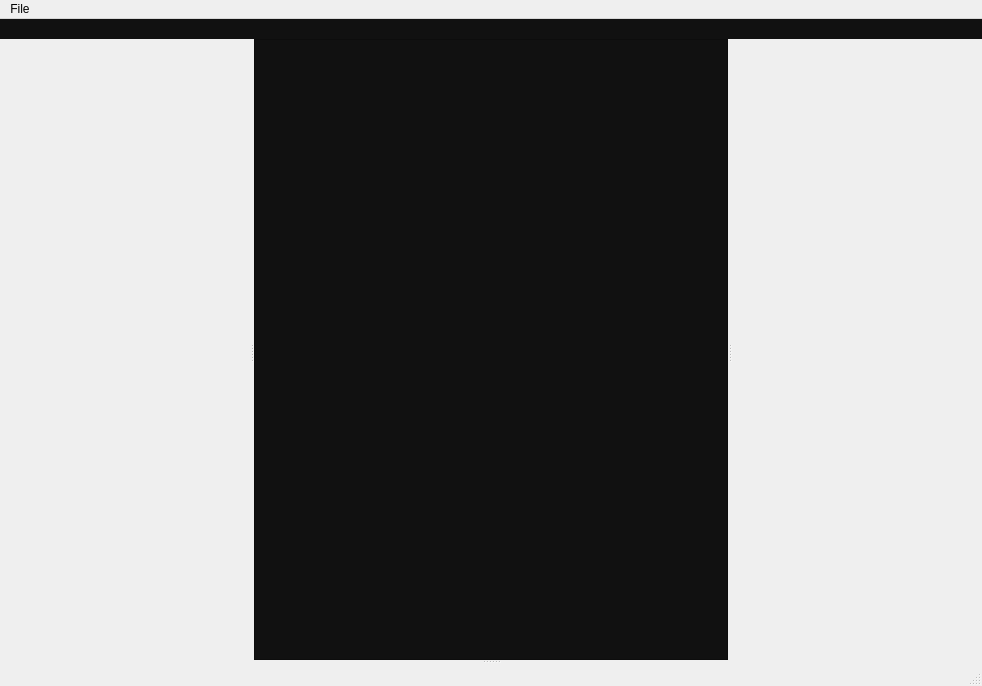
<?xml version="1.0" encoding="UTF-8"?>
<ui version="4.0">
 <class>MainWindow</class>
 <widget class="QMainWindow" name="MainWindow">
  <property name="geometry">
   <rect>
    <x>0</x>
    <y>0</y>
    <width>982</width>
    <height>686</height>
   </rect>
  </property>
  <property name="sizePolicy">
   <sizepolicy hsizetype="Preferred" vsizetype="Preferred">
    <horstretch>0</horstretch>
    <verstretch>0</verstretch>
   </sizepolicy>
  </property>
  <property name="windowTitle">
   <string>Xi-cam</string>
  </property>
  <property name="styleSheet">
   <string notr="true"/>
  </property>
  <widget class="QWidget" name="centralwidget">
   <property name="sizePolicy">
    <sizepolicy hsizetype="Expanding" vsizetype="Expanding">
     <horstretch>0</horstretch>
     <verstretch>0</verstretch>
    </sizepolicy>
   </property>
      <layout class="QVBoxLayout" name="verticalLayout">
          <property name="spacing">
              <number>0</number>
          </property>
    <property name="margin">
     <number>0</number>
    </property>
    <item>
        <widget class="QWidget" name="widget_2" native="true">
            <property name="sizePolicy">
                <sizepolicy hsizetype="Preferred" vsizetype="Minimum">
                    <horstretch>0</horstretch>
                    <verstretch>0</verstretch>
                </sizepolicy>
      </property>
            <property name="styleSheet">
                <string notr="true">background-color:#111111;</string>
      </property>
            <layout class="QHBoxLayout" name="modemenu">
                <property name="margin">
                    <number>0</number>
                </property>
                <item>
                    <widget class="QLabel" name="filenamelabel_3">
                        <property name="text">
                            <string/>
                        </property>
        </widget>
                </item>
                <item>
                    <spacer name="horizontalSpacer_4">
                        <property name="orientation">
                            <enum>Qt::Horizontal</enum>
                        </property>
                        <property name="sizeType">
                            <enum>QSizePolicy::Expanding</enum>
                        </property>
                        <property name="sizeHint" stdset="0">
                            <size>
                                <width>42</width>
                                <height>20</height>
                            </size>
                        </property>
                    </spacer>
                </item>
            </layout>
        </widget>
    </item>
    <item>
        <widget class="QSplitter" name="splitter_4">
            <property name="sizePolicy">
                <sizepolicy hsizetype="Expanding" vsizetype="Expanding">
                    <horstretch>0</horstretch>
                    <verstretch>0</verstretch>
                </sizepolicy>
            </property>
      <property name="orientation">
       <enum>Qt::Horizontal</enum>
      </property>
            <widget class="QStackedWidget" name="leftmode">
                <property name="sizePolicy">
                    <sizepolicy hsizetype="Preferred" vsizetype="Preferred">
                        <horstretch>1</horstretch>
                        <verstretch>0</verstretch>
                    </sizepolicy>
       </property>
                <property name="minimumSize">
                    <size>
                        <width>250</width>
                        <height>0</height>
                    </size>
                </property>
      </widget>
            <widget class="QWidget" name="widget" native="true">
       <property name="sizePolicy">
        <sizepolicy hsizetype="Expanding" vsizetype="Expanding">
            <horstretch>4</horstretch>
         <verstretch>0</verstretch>
        </sizepolicy>
       </property>
                <layout class="QVBoxLayout" name="verticalLayout_12">
                    <property name="spacing">
                        <number>0</number>
        </property>
                    <property name="margin">
                        <number>0</number>
                    </property>
                    <item>
                        <widget class="QStackedWidget" name="toolbarmode">
                            <property name="sizePolicy">
                                <sizepolicy hsizetype="Preferred" vsizetype="Minimum">
                                    <horstretch>0</horstretch>
                                    <verstretch>0</verstretch>
                                </sizepolicy>
                            </property>
                            <property name="currentIndex">
                                <number>-1</number>
                            </property>
                        </widget>
                    </item>
                    <item>
                        <widget class="QSplitter" name="splitter_3">
                            <property name="sizePolicy">
                                <sizepolicy hsizetype="Expanding" vsizetype="Expanding">
                                    <horstretch>5</horstretch>
                                    <verstretch>5</verstretch>
                                </sizepolicy>
                            </property>
                            <property name="minimumSize">
                                <size>
                                    <width>300</width>
                                    <height>0</height>
                                </size>
                            </property>
                            <property name="orientation">
                                <enum>Qt::Vertical</enum>
                            </property>
                            <widget class="QStackedWidget" name="viewmode">
           <property name="sizePolicy">
            <sizepolicy hsizetype="Expanding" vsizetype="Expanding">
                <horstretch>6</horstretch>
                <verstretch>5</verstretch>
            </sizepolicy>
           </property>
                                <property name="styleSheet">
                                    <string notr="true">background-color:#111111;</string>
           </property>
                                <property name="currentIndex">
                                    <number>0</number>
                                </property>
                                <widget class="QWidget" name="page_2">
                                    <layout class="QVBoxLayout" name="verticalLayout_5">
             <property name="spacing">
              <number>0</number>
             </property>
                                        <property name="margin">
                                            <number>0</number>
                                        </property>
             <item>
                 <widget class="QScrollArea" name="scrollArea">
                     <property name="focusPolicy">
                         <enum>Qt::NoFocus</enum>
                     </property>
                     <property name="widgetResizable">
                         <bool>true</bool>
                     </property>
                     <widget class="QWidget" name="thumbbox">
                         <property name="geometry">
                             <rect>
                                 <x>0</x>
                                 <y>0</y>
                                 <width>466</width>
                                 <height>520</height>
                             </rect>
                         </property>
                     </widget>
                 </widget>
             </item>
                                    </layout>
                                </widget>
                                <widget class="QWidget" name="page">
                                    <property name="sizePolicy">
                                        <sizepolicy hsizetype="Expanding" vsizetype="Expanding">
                                            <horstretch>0</horstretch>
                                            <verstretch>0</verstretch>
                                        </sizepolicy>
                                    </property>
                                    <layout class="QVBoxLayout" name="verticalLayout_7">
                                        <property name="spacing">
                                            <number>0</number>
                                        </property>
                                        <property name="margin">
                                            <number>0</number>
                                        </property>
                                        <item>
                                            <widget class="QSplitter" name="splitter">
               <property name="sizePolicy">
                <sizepolicy hsizetype="Expanding" vsizetype="Expanding">
                 <horstretch>0</horstretch>
                 <verstretch>0</verstretch>
                </sizepolicy>
               </property>
                                                <property name="orientation">
                                                    <enum>Qt::Vertical</enum>
               </property>
                                                <property name="handleWidth">
                                                    <number>4</number>
               </property>
                                                <widget class="QWidget" name="verticalLayoutWidget_2">
                                                    <layout class="QVBoxLayout" name="diffbox">
                                                        <property name="spacing">
                                                            <number>0</number>
                 </property>
                                                        <item>
                                                            <widget class="QTabWidget" name="tabWidget">
                                                                <property name="sizePolicy">
                                                                    <sizepolicy hsizetype="Expanding"
                                                                                vsizetype="Expanding">
                                                                        <horstretch>0</horstretch>
                                                                        <verstretch>0</verstretch>
                                                                    </sizepolicy>
                   </property>
                                                                <property name="autoFillBackground">
                                                                    <bool>false</bool>
                   </property>
                                                                <property name="styleSheet">
                                                                    <string notr="true"/>
                   </property>
                                                                <property name="tabPosition">
                                                                    <enum>QTabWidget::South</enum>
                   </property>
                                                                <property name="tabShape">
                                                                    <enum>QTabWidget::Rounded</enum>
                   </property>
                                                                <property name="currentIndex">
                                                                    <number>-1</number>
                   </property>
                                                                <property name="tabsClosable">
                                                                    <bool>true</bool>
                                                                </property>
                                                            </widget>
                                                        </item>
                                                    </layout>
               </widget>
                                                <widget class="QWidget" name="verticalLayoutWidget">
                                                    <layout class="QVBoxLayout" name="plotholder">
                                                        <item>
                                                            <widget class="QTabWidget" name="plotTabs">
                                                                <property name="tabPosition">
                                                                    <enum>QTabWidget::West</enum>
                                                                </property>
                                                                <property name="tabShape">
                                                                    <enum>QTabWidget::Rounded</enum>
                                                                </property>
                                                                <property name="currentIndex">
                                                                    <number>0</number>
                                                                </property>
                                                                <property name="elideMode">
                                                                    <enum>Qt::ElideNone</enum>
                                                                </property>
                                                                <property name="documentMode">
                                                                    <bool>false</bool>
                                                                </property>
                                                                <widget class="QWidget" name="qplot">
                                                                    <attribute name="title">
                                                                        <string>q</string>
                                                                    </attribute>
                                                                    <layout class="QVBoxLayout"
                                                                            name="verticalLayout_18">
                                                                        <property name="margin">
                                                                            <number>0</number>
                                                                        </property>
                                                                        <item>
                                                                            <layout class="QVBoxLayout"
                                                                                    name="qplotslot"/>
                                                                        </item>
                                                                    </layout>
                                                                </widget>
                                                                <widget class="QWidget" name="chiplot">
                                                                    <attribute name="title">
                                                                        <string>χ</string>
                                                                    </attribute>
                                                                    <layout class="QVBoxLayout"
                                                                            name="verticalLayout_20">
                                                                        <property name="margin">
                                                                            <number>0</number>
                                                                        </property>
                                                                        <item>
                                                                            <layout class="QVBoxLayout"
                                                                                    name="chiplotslot"/>
                                                                        </item>
                                                                    </layout>
                                                                </widget>
                  </widget>
                                                        </item>
                                                    </layout>
                                                </widget>
                                            </widget>
                                        </item>
                                    </layout>
                                </widget>
                                <widget class="QWidget" name="page_3">
                                    <layout class="QVBoxLayout" name="verticalLayout_2">
                                        <property name="spacing">
                                            <number>0</number>
             </property>
                                        <property name="margin">
                                            <number>0</number>
             </property>
                                        <item>
                                            <layout class="QVBoxLayout" name="timelinebox">
                                                <property name="spacing">
                                                    <number>0</number>
                                                </property>
                                                <item>
                                                    <widget class="QTabWidget" name="timelinetabwidget">
                                                        <property name="sizePolicy">
                                                            <sizepolicy hsizetype="Expanding" vsizetype="Expanding">
                                                                <horstretch>0</horstretch>
                                                                <verstretch>0</verstretch>
                                                            </sizepolicy>
                                                        </property>
                                                        <property name="autoFillBackground">
                                                            <bool>false</bool>
                                                        </property>
                                                        <property name="styleSheet">
                                                            <string notr="true"/>
                                                        </property>
                                                        <property name="tabPosition">
                                                            <enum>QTabWidget::South</enum>
                                                        </property>
                                                        <property name="currentIndex">
                                                            <number>-1</number>
                                                        </property>
                                                        <property name="documentMode">
                                                            <bool>true</bool>
                                                        </property>
                                                        <property name="tabsClosable">
                                                            <bool>true</bool>
                                                        </property>
                                                    </widget>
                                                </item>
                                            </layout>
                                        </item>
                                    </layout>
                                </widget>
                                <widget class="QWidget" name="page_6">
                                    <layout class="QVBoxLayout" name="rmclayout">
                                        <property name="margin">
                                            <number>0</number>
             </property>
                                    </layout>
                                </widget>
                            </widget>
                            <widget class="QStackedWidget" name="bottommode">
                                <property name="sizePolicy">
                                    <sizepolicy hsizetype="Preferred" vsizetype="Preferred">
                                        <horstretch>0</horstretch>
                                        <verstretch>1</verstretch>
                                    </sizepolicy>
                                </property>
                                <widget class="QWidget" name="page_7"/>
                                <widget class="QWidget" name="page_8"/>
                            </widget>
                        </widget>
                    </item>
                </layout>
            </widget>
            <widget class="QStackedWidget" name="sidemode">
                <property name="sizePolicy">
                    <sizepolicy hsizetype="Preferred" vsizetype="Preferred">
                        <horstretch>1</horstretch>
                        <verstretch>0</verstretch>
                    </sizepolicy>
                </property>
                <property name="minimumSize">
                    <size>
                        <width>250</width>
                        <height>0</height>
                    </size>
                </property>
                <property name="currentIndex">
                    <number>0</number>
                </property>
                <widget class="QWidget" name="page_5"/>
       <widget class="QWidget" name="page_4">
        <layout class="QVBoxLayout" name="verticalLayout_10">
         <property name="margin">
          <number>0</number>
         </property>
         <item>
          <widget class="QSplitter" name="splitter_5">
           <property name="orientation">
            <enum>Qt::Vertical</enum>
           </property>
           <widget class="QWidget" name="layoutWidget">
            <layout class="QHBoxLayout" name="horizontalLayout">
             <item>
              <widget class="QListWidget" name="rmcinputpaths">
               <property name="selectionMode">
                <enum>QAbstractItemView::MultiSelection</enum>
               </property>
               <property name="selectionBehavior">
                <enum>QAbstractItemView::SelectRows</enum>
               </property>
               <property name="sortingEnabled">
                <bool>true</bool>
               </property>
              </widget>
             </item>
             <item>
              <layout class="QVBoxLayout" name="verticalLayout_8">
               <item>
                <widget class="QToolButton" name="rmcaddfiles">
                 <property name="text">
                  <string>+</string>
                 </property>
                </widget>
               </item>
               <item>
                <widget class="QToolButton" name="rmcremovefiles">
                 <property name="text">
                  <string>-</string>
                 </property>
                </widget>
               </item>
               <item>
                <spacer name="verticalSpacer_2">
                 <property name="orientation">
                  <enum>Qt::Vertical</enum>
                 </property>
                 <property name="sizeHint" stdset="0">
                  <size>
                   <width>20</width>
                   <height>40</height>
                  </size>
                 </property>
                </spacer>
               </item>
              </layout>
             </item>
            </layout>
           </widget>
           <widget class="QScrollArea" name="scrollArea_2">
            <property name="verticalScrollBarPolicy">
             <enum>Qt::ScrollBarAlwaysOn</enum>
            </property>
            <property name="horizontalScrollBarPolicy">
             <enum>Qt::ScrollBarAlwaysOff</enum>
            </property>
            <property name="widgetResizable">
             <bool>true</bool>
            </property>
            <widget class="QWidget" name="scrollAreaWidgetContents">
             <property name="geometry">
              <rect>
               <x>0</x>
               <y>0</y>
                  <width>233</width>
                  <height>346</height>
              </rect>
             </property>
             <layout class="QVBoxLayout" name="verticalLayout_14">
              <property name="margin">
               <number>0</number>
              </property>
              <item>
               <layout class="QVBoxLayout" name="verticalLayout_11">
                <item>
                 <widget class="QDialogButtonBox" name="buttonBox">
                  <property name="sizePolicy">
                   <sizepolicy hsizetype="Fixed" vsizetype="Fixed">
                    <horstretch>0</horstretch>
                    <verstretch>0</verstretch>
                   </sizepolicy>
                  </property>
                  <property name="standardButtons">
                   <set>QDialogButtonBox::NoButton</set>
                  </property>
                 </widget>
                </item>
                <item>
                 <layout class="QFormLayout" name="formLayout">
                  <property name="fieldGrowthPolicy">
                   <enum>QFormLayout::FieldsStayAtSizeHint</enum>
                  </property>
                  <item row="1" column="0">
                   <widget class="QLabel" name="label_7">
                    <property name="text">
                     <string>Output directory</string>
                    </property>
                   </widget>
                  </item>
                  <item row="1" column="1">
                   <widget class="QLabel" name="rmcoutput">
                    <property name="text">
                     <string/>
                    </property>
                   </widget>
                  </item>
                  <item row="3" column="0">
                   <widget class="QPushButton" name="rmcreset">
                    <property name="text">
                     <string>Reset</string>
                    </property>
                   </widget>
                  </item>
                  <item row="3" column="1">
                   <widget class="QPushButton" name="rmcopen">
                    <property name="text">
                     <string>Open</string>
                    </property>
                   </widget>
                  </item>
                  <item row="4" column="0">
                   <widget class="QLabel" name="RunName">
                    <property name="text">
                     <string>Run Name</string>
                    </property>
                    <property name="textFormat">
                     <enum>Qt::AutoText</enum>
                    </property>
                   </widget>
                  </item>
                  <item row="4" column="1">
                   <widget class="QLineEdit" name="rmcRunName"/>
                  </item>
                  <item row="5" column="0">
                   <widget class="QLabel" name="label_3">
                    <property name="text">
                     <string>Steps</string>
                    </property>
                   </widget>
                  </item>
                  <item row="5" column="1">
                   <widget class="QSpinBox" name="rmcSteps">
                    <property name="suffix">
                     <string/>
                    </property>
                    <property name="prefix">
                     <string/>
                    </property>
                    <property name="minimum">
                     <number>1</number>
                    </property>
                    <property name="maximum">
                     <number>10000001</number>
                    </property>
                    <property name="singleStep">
                     <number>100</number>
                    </property>
                    <property name="value">
                     <number>99</number>
                    </property>
                   </widget>
                  </item>
                  <item row="6" column="0">
                   <widget class="QLabel" name="label_4">
                    <property name="text">
                     <string>Scale Factor</string>
                    </property>
                   </widget>
                  </item>
                  <item row="6" column="1">
                   <widget class="QSpinBox" name="rmcScalefactor">
                    <property name="minimum">
                     <number>1</number>
                    </property>
                    <property name="maximum">
                     <number>10000000</number>
                    </property>
                    <property name="value">
                     <number>1</number>
                    </property>
                   </widget>
                  </item>
                  <item row="7" column="0">
                   <widget class="QLabel" name="label_5">
                    <property name="text">
                     <string>Model Start Size</string>
                    </property>
                   </widget>
                  </item>
                  <item row="7" column="1">
                   <widget class="QSpinBox" name="rmcModlestartsize">
                    <property name="minimum">
                     <number>1</number>
                    </property>
                    <property name="maximum">
                     <number>10000000</number>
                    </property>
                   </widget>
                  </item>
                 </layout>
                </item>
                <item>
                 <widget class="QLabel" name="label_6">
                  <property name="text">
                   <string>Loading Factors</string>
                  </property>
                 </widget>
                </item>
                <item>
                 <layout class="QHBoxLayout" name="horizontalLayout_2">
                  <item>
                   <widget class="QListWidget" name="rmcLoadingfactors"/>
                  </item>
                  <item>
                   <layout class="QVBoxLayout" name="verticalLayout_15">
                    <item>
                     <widget class="QToolButton" name="rmcAddloadingfactor">
                      <property name="text">
                       <string>+</string>
                      </property>
                     </widget>
                    </item>
                    <item>
                     <widget class="QToolButton" name="rmcSubtractloadingfactor">
                      <property name="text">
                       <string>-</string>
                      </property>
                     </widget>
                    </item>
                    <item>
                     <spacer name="verticalSpacer_3">
                      <property name="orientation">
                       <enum>Qt::Vertical</enum>
                      </property>
                      <property name="sizeHint" stdset="0">
                       <size>
                        <width>20</width>
                        <height>40</height>
                       </size>
                      </property>
                     </spacer>
                    </item>
                   </layout>
                  </item>
                 </layout>
                </item>
               </layout>
              </item>
             </layout>
            </widget>
           </widget>
          </widget>
         </item>
         <item>
          <layout class="QHBoxLayout" name="horizontalLayout_3">
           <item>
            <spacer name="horizontalSpacer_3">
             <property name="orientation">
              <enum>Qt::Horizontal</enum>
             </property>
             <property name="sizeHint" stdset="0">
              <size>
               <width>40</width>
               <height>20</height>
              </size>
             </property>
            </spacer>
           </item>
           <item>
            <widget class="QPushButton" name="rmcreset_2">
             <property name="sizePolicy">
              <sizepolicy hsizetype="Fixed" vsizetype="Fixed">
               <horstretch>0</horstretch>
               <verstretch>0</verstretch>
              </sizepolicy>
             </property>
             <property name="text">
              <string>Reset</string>
             </property>
            </widget>
           </item>
           <item>
            <widget class="QPushButton" name="rmcExecute">
             <property name="sizePolicy">
              <sizepolicy hsizetype="Fixed" vsizetype="Fixed">
               <horstretch>0</horstretch>
               <verstretch>0</verstretch>
              </sizepolicy>
             </property>
             <property name="text">
              <string>Execute</string>
             </property>
            </widget>
           </item>
          </layout>
         </item>
        </layout>
       </widget>
      </widget>
     </widget>
    </item>
   </layout>
  </widget>
  <widget class="QStatusBar" name="statusbar"/>
     <widget class="QMenuBar" name="menubar">
   <property name="geometry">
    <rect>
     <x>0</x>
     <y>0</y>
        <width>982</width>
     <height>22</height>
    </rect>
   </property>
   <widget class="QMenu" name="menuFile">
    <property name="title">
     <string>File</string>
    </property>
    <addaction name="actionOpen"/>
    <addaction name="actionExport_Image"/>
    <addaction name="actionPublish"/>
    <addaction name="separator"/>
    <addaction name="actionSettings"/>
    <addaction name="separator"/>
    <addaction name="actionQuit"/>
   </widget>
   <addaction name="menuFile"/>
  </widget>
  <action name="actionPublish">
   <property name="text">
    <string>&amp;Publish</string>
   </property>
  </action>
  <action name="actionCenterFind">
   <property name="icon">
    <iconset>
     <normaloff>xicam/gui/icons_27.png</normaloff>xicam/gui/icons_27.png</iconset>
   </property>
   <property name="text">
    <string>Find Center</string>
   </property>
  </action>
  <action name="actionPolyMask">
   <property name="icon">
    <iconset>
     <normaloff>xicam/gui/icons_05.png</normaloff>xicam/gui/icons_05.png</iconset>
   </property>
   <property name="text">
    <string/>
   </property>
  </action>
  <action name="actionOpen">
   <property name="text">
    <string>Open...</string>
   </property>
  </action>
  <action name="actionSaveExperiment">
   <property name="text">
    <string>Save Experiment as...</string>
   </property>
  </action>
  <action name="actionLoadExperiment">
   <property name="text">
    <string>Load Experiment...</string>
   </property>
  </action>
  <action name="actionClose">
   <property name="text">
    <string>Close</string>
   </property>
  </action>
  <action name="actionMasking">
   <property name="icon">
    <iconset>
     <normaloff>xicam/gui/icons_03.png</normaloff>xicam/gui/icons_03.png</iconset>
   </property>
   <property name="text">
    <string>Masking</string>
   </property>
  </action>
  <action name="actionLog_Intensity">
   <property name="checkable">
    <bool>true</bool>
   </property>
   <property name="icon">
    <iconset>
     <normaloff>xicam/gui/icons_02.png</normaloff>xicam/gui/icons_02.png</iconset>
   </property>
   <property name="text">
    <string>Log Intensity</string>
   </property>
  </action>
  <action name="actionCake">
   <property name="checkable">
    <bool>true</bool>
   </property>
   <property name="icon">
    <iconset>
     <normaloff>xicam/gui/icons_04.png</normaloff>xicam/gui/icons_04.png</iconset>
   </property>
   <property name="text">
    <string>Cake</string>
   </property>
  </action>
  <action name="actionRemove_Cosmics">
   <property name="icon">
    <iconset>
     <normalon>xicam/gui/icons_06.png</normalon>
    </iconset>
   </property>
   <property name="text">
    <string/>
   </property>
  </action>
  <action name="actionMaskLoad">
   <property name="icon">
    <iconset>
     <normalon>xicam/gui/icons_08.png</normalon>
    </iconset>
   </property>
   <property name="text">
    <string/>
   </property>
  </action>
  <action name="actionMultiPlot">
   <property name="checkable">
    <bool>true</bool>
   </property>
   <property name="icon">
    <iconset>
     <normaloff>xicam/gui/icons_07.png</normaloff>xicam/gui/icons_07.png</iconset>
   </property>
   <property name="text">
    <string>Muli plot</string>
   </property>
  </action>
  <action name="actionLibrary">
   <property name="text">
    <string>Library</string>
   </property>
  </action>
  <action name="actionViewer">
   <property name="text">
    <string>Viewer</string>
   </property>
  </action>
  <action name="actionAdd">
   <property name="icon">
    <iconset>
     <normaloff>xicam/gui/icons_11.png</normaloff>xicam/gui/icons_11.png</iconset>
   </property>
   <property name="text">
    <string>Add</string>
   </property>
  </action>
  <action name="actionSubtract">
   <property name="icon">
    <iconset>
     <normaloff>xicam/gui/icons_13.png</normaloff>xicam/gui/icons_13.png</iconset>
   </property>
   <property name="text">
    <string>Subtract</string>
   </property>
  </action>
  <action name="actionAdd_with_coefficient">
   <property name="icon">
    <iconset>
     <normaloff>xicam/gui/icons_14.png</normaloff>xicam/gui/icons_14.png</iconset>
   </property>
   <property name="text">
    <string>Add with coefficient</string>
   </property>
  </action>
  <action name="actionSubtract_with_coefficient">
   <property name="icon">
    <iconset>
     <normaloff>xicam/gui/icons_15.png</normaloff>xicam/gui/icons_15.png</iconset>
   </property>
   <property name="text">
    <string>Subtract with coefficient</string>
   </property>
  </action>
  <action name="actionDivide">
   <property name="icon">
    <iconset>
     <normaloff>xicam/gui/icons_12.png</normaloff>xicam/gui/icons_12.png</iconset>
   </property>
   <property name="text">
    <string>Divide</string>
   </property>
  </action>
  <action name="actionAverage">
   <property name="icon">
    <iconset>
     <normaloff>xicam/gui/icons_16.png</normaloff>xicam/gui/icons_16.png</iconset>
   </property>
   <property name="text">
    <string>Average</string>
   </property>
  </action>
  <action name="actionRadial_Symmetry">
   <property name="checkable">
    <bool>true</bool>
   </property>
   <property name="icon">
    <iconset>
     <normaloff>xicam/gui/icons_18.png</normaloff>xicam/gui/icons_18.png</iconset>
   </property>
   <property name="text">
    <string>Radial Symmetry</string>
   </property>
  </action>
  <action name="actionMirror_Symmetry">
   <property name="checkable">
    <bool>true</bool>
   </property>
   <property name="icon">
    <iconset>
     <normaloff>xicam/gui/icons_17.png</normaloff>xicam/gui/icons_17.png</iconset>
   </property>
   <property name="text">
    <string>Mirror Symmetry</string>
   </property>
  </action>
  <action name="actionShow_Mask">
   <property name="checkable">
    <bool>true</bool>
   </property>
   <property name="icon">
    <iconset>
     <normaloff>xicam/gui/icons_20.png</normaloff>
     <normalon>xicam/gui/icons_19.png</normalon>xicam/gui/icons_20.png</iconset>
   </property>
   <property name="text">
    <string>Show Mask</string>
   </property>
  </action>
  <action name="actionPolygon_Cut">
   <property name="checkable">
    <bool>true</bool>
   </property>
   <property name="icon">
    <iconset>
     <normaloff>xicam/gui/icons_21.png</normaloff>xicam/gui/icons_21.png</iconset>
   </property>
   <property name="text">
    <string>Polygon Cut</string>
   </property>
  </action>
  <action name="actionVertical_Cut">
   <property name="icon">
    <iconset>
     <normaloff>xicam/gui/icons_22.png</normaloff>xicam/gui/icons_22.png</iconset>
   </property>
   <property name="text">
    <string>Vertical Cut</string>
   </property>
  </action>
  <action name="actionHorizontal_Cut">
   <property name="icon">
    <iconset>
     <normaloff>xicam/gui/icons_23.png</normaloff>xicam/gui/icons_23.png</iconset>
   </property>
   <property name="text">
    <string>Horizontal Cut</string>
   </property>
  </action>
  <action name="actionLine_Cut">
   <property name="checkable">
    <bool>true</bool>
   </property>
   <property name="icon">
    <iconset>
     <normaloff>xicam/gui/icons_24.png</normaloff>xicam/gui/icons_24.png</iconset>
   </property>
   <property name="text">
    <string>Line Cut</string>
   </property>
  </action>
  <action name="actionTimeline">
   <property name="icon">
    <iconset>
     <normaloff>xicam/gui/icons_26.png</normaloff>xicam/gui/icons_26.png</iconset>
   </property>
   <property name="text">
    <string>timeline</string>
   </property>
   <property name="toolTip">
    <string>Timeline</string>
   </property>
  </action>
  <action name="actionRemeshing">
   <property name="checkable">
    <bool>true</bool>
   </property>
   <property name="icon">
    <iconset>
     <normaloff>xicam/gui/icons_25.png</normaloff>xicam/gui/icons_25.png</iconset>
   </property>
   <property name="text">
    <string>Remeshing</string>
   </property>
  </action>
  <action name="actionExport_Image">
   <property name="text">
    <string>Export Image...</string>
   </property>
  </action>
  <action name="actionRefine_Center">
   <property name="icon">
    <iconset>
     <normaloff>xicam/gui/icons_28.png</normaloff>xicam/gui/icons_28.png</iconset>
   </property>
   <property name="text">
    <string>Refine Center</string>
   </property>
  </action>
  <action name="actionCalibrate_AgB">
   <property name="icon">
    <iconset>
     <normaloff>xicam/gui/icons_29.png</normaloff>xicam/gui/icons_29.png</iconset>
   </property>
   <property name="text">
    <string>Calibrate AgB</string>
   </property>
  </action>
 </widget>
 <resources/>
 <connections/>
</ui>
